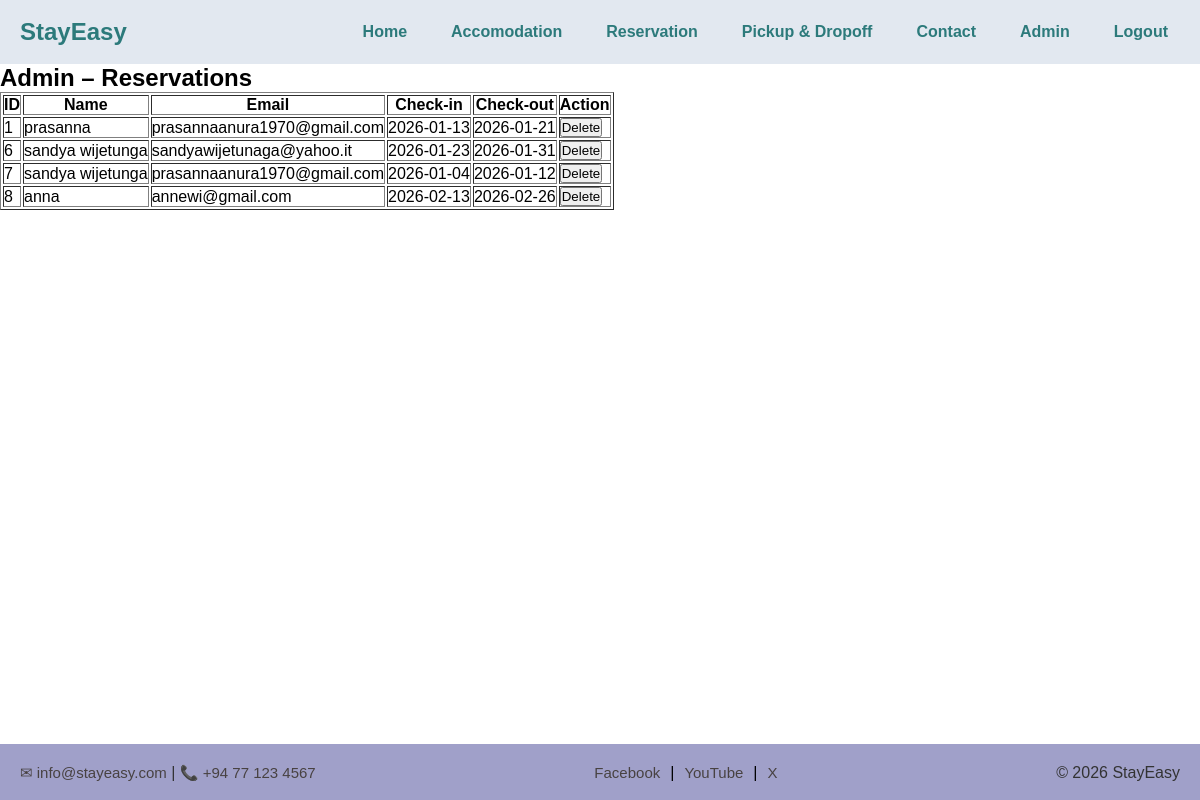
Before: /admin (signed in) with the older database file.
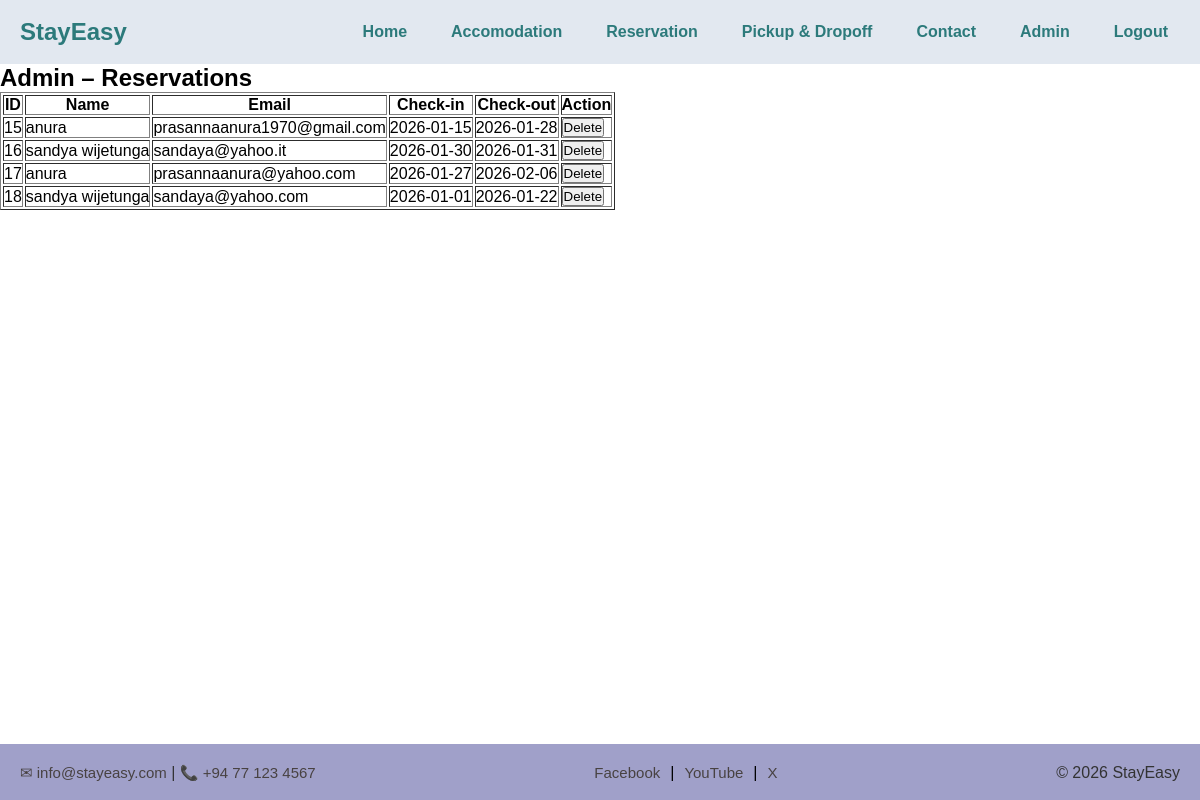
After: the same page with the newer database file.
### tables this page shows
CREATE TABLE reservations (
    id INTEGER PRIMARY KEY AUTOINCREMENT,
    name TEXT NOT NULL,
    email TEXT NOT NULL,
    checkin DATE NOT NULL,
    checkout DATE NOT NULL
);

### app.py (the view)
@app.route("/admin")
def admin():
    if not session.get("admin"):
        return redirect(url_for("admin_login"))
    conn = get_db_connection()
    reservations = conn.execute("SELECT * FROM reservations").fetchall()
    conn.close()
    return render_template("admin.html", reservations=reservations)

### app.py (called while the page is built)
def get_db_connection():
    conn = sqlite3.connect("database.db")
    conn.row_factory = sqlite3.Row
    return conn

### templates/admin.html (shortened to what this page needs)
{% extends "base.html" %}
{% block content %}
<h2>Admin – Reservations</h2>
<table border="1" cellpadding="8">
    <tr>
        <th>ID</th>
        <th>Name</th>
        <th>Email</th>
        <th>Check-in</th>
        <th>Check-out</th>
        <th>Action</th>
    </tr>
    {% for r in reservations %}
    <tr>
        <td>{{ r.id }}</td>
        <td>{{ r.name }}</td>
        <td>{{ r.email }}</td>
        <td>{{ r.checkin }}</td>
        <td>{{ r.checkout }}</td>
         <td>
        <form method="POST" action="/delete/{{ r.id }}">
            <button type="submit"
                    onclick="return confirm('Delete this reservation?');">
                Delete
            </button>
        </form>
    </td>
    </tr>
    {% endfor %}
</table>
{% endblock %}

### templates/base.html (shortened to what this page needs)
<!DOCTYPE html>
<html lang="en">
<head>
    <link rel="stylesheet" href="{{ url_for('static', filename='css/style.css') }}">
</head>
<body>
    <nav>
        <div class="logo">
            <a href="{{ url_for('home') }}">StayEasy</a>
        </div>
        <div class="menu">
            <a href="{{ url_for('home') }}">Home</a>
            <a href="{{ url_for('accomodation') }}">Accomodation</a>
            <a href="{{ url_for('reservation') }}">Reservation</a>
            <a href="{{ url_for('service') }}">Pickup & Dropoff</a>
            <a href="{{ url_for('contact') }}">Contact</a>
            {% if session.get("admin") %}
                <a href="{{ url_for('admin') }}">Admin</a>
                <a href="{{ url_for('logout') }}">Logout</a>
            {% endif %}
        </div>
    </nav>
    <main>
        {% block content %}{% endblock %}
    </main>
    <footer>
        <div class="footer-container">
            <p><a href="mailto:info@stayeasy.com">&#9993; info@stayeasy.com</a> |
            <a href="tel:+94771234567">📞 +94 77 123 4567</a></p>
            <div class="social-links">
                <a href="#">Facebook</a> |
                <a href="#">YouTube</a> |
                <a href="#">X</a>
            </div>
            <p>&copy; 2026 StayEasy</p>
        </div>
    </footer>
</body>
</html>

### static/css/style.css (style rules this page uses)
* { margin: 0; padding: 0; box-sizing: border-box; }
body { font-family: Arial, sans-serif; }
nav { display: flex; justify-content: space-between; align-items: center; background-color: #e2e8f0; padding: 15px 20px; position: relative; }
nav .logo a { font-weight: bold; color: #2c7a7b; text-decoration: none; font-size: 24px; }
nav .menu { display: flex; gap: 20px; align-items: center; }
nav .menu a { color: #2c7a7b; text-decoration: none; font-weight: bold; padding: 8px 12px; transition: color 0.3s; }
main { min-height: calc(100vh - 120px); }
footer { background-color: #a0a0c9; padding: 20px; }
.footer-container { display: flex; justify-content: space-between; align-items: center; flex-wrap: wrap; gap: 15px; max-width: 1200px; margin: 0 auto; }
.footer-container p { color: #333; }
.social-links { display: flex; gap: 10px; }
.footer-container a { font-size: 15px; text-decoration: none; color: rgb(72, 66, 66); transition: opacity 0.3s; }

Changed rows visible on the page:
removed reservations: id "1", name "prasanna", email "prasannaanura1970@gmail.com", checkin "2026-01-13", checkout "2026-01-21"
removed reservations: id "6", name "sandya wijetunga", email "sandyawijetunaga@yahoo.it", checkin "2026-01-23", checkout "2026-01-31"
removed reservations: id "7", name "sandya wijetunga", email "prasannaanura1970@gmail.com", checkin "2026-01-04", checkout "2026-01-12"
removed reservations: id "8", name "anna", email "annewi@gmail.com", checkin "2026-02-13", checkout "2026-02-26"
added reservations: id "15", name "anura", email "prasannaanura1970@gmail.com", checkin "2026-01-15", checkout "2026-01-28"
added reservations: id "16", name "sandya wijetunga", email "sandaya@yahoo.it", checkin "2026-01-30", checkout "2026-01-31"
added reservations: id "17", name "anura", email "prasannaanura@yahoo.com", checkin "2026-01-27", checkout "2026-02-06"
added reservations: id "18", name "sandya wijetunga", email "sandaya@yahoo.com", checkin "2026-01-01", checkout "2026-01-22"
